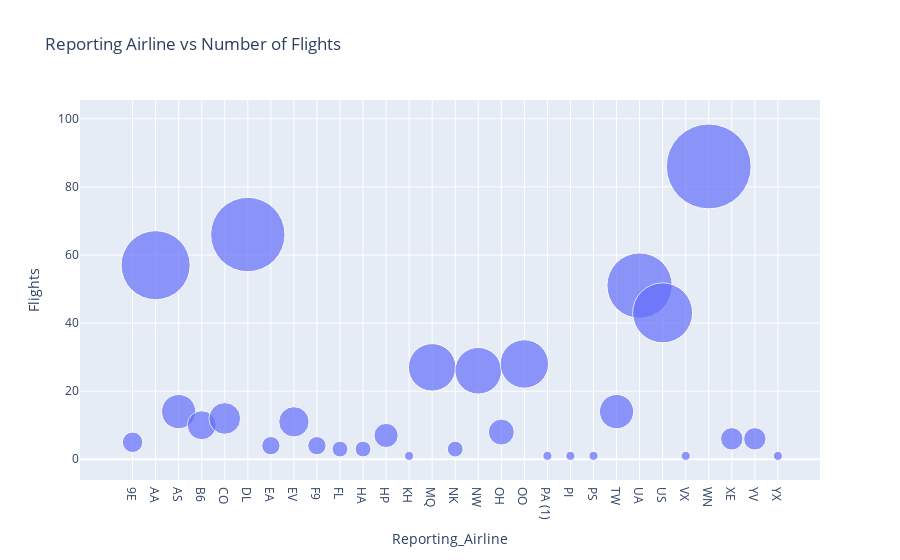

The notebook cell saved with this chart:
### Markdown cell above
**To do**

*   Create a bubble chart using the `bub_data` with x-axis being reporting airline and y-axis being flights.
*   Provide title to the chart
*   Update size of the bubble based on the number of flights. Use `size` parameter.
*   Update name of the hover tooltip to `reporting_airline` using `hover_name` parameter.

### Code cell
# Create bubble chart here
fig = px.scatter(bub_data, x="Reporting_Airline", y="Flights",size="Flights",
                hover_name="Reporting_Airline",title='Reporting Airline vs Number of Flights', size_max=60)
fig.show()

### Figure 1 — Plotly figure (JSON) as saved in the notebook; plotly's stock layout.template omitted (floating-point values rounded to 4 significant figures)
{"data": [{"hovertemplate": "<b>%{hovertext}</b><br><br>Reporting_Airline=%{x}<br>Flights=%{marker.size}<extra></extra>", "hovertext": ["9E", "AA", "AS", "B6", "CO", "DL", "EA", "EV", "F9", "FL", "HA", "HP", "KH", "MQ", "NK", "NW", "OH", "OO", "PA (1)", "PI", "PS", "TW", "UA", "US", "VX", "WN", "XE", "YV", "YX"], "legendgroup": "", "marker": {"color": "#636efa", "size": [5, 57, 14, 10, 12, 66, 4, 11, 4, 3, 3, 7, 1, 27, 3, 26, 8, 28, 1, 1, 1, 14, 51, 43, 1, 86, 6, 6, 1], "sizemode": "area", "sizeref": 0.02389, "symbol": "circle"}, "mode": "markers", "name": "", "orientation": "v", "showlegend": false, "type": "scatter", "x": ["9E", "AA", "AS", "B6", "CO", "DL", "EA", "EV", "F9", "FL", "HA", "HP", "KH", "MQ", "NK", "NW", "OH", "OO", "PA (1)", "PI", "PS", "TW", "UA", "US", "VX", "WN", "XE", "YV", "YX"], "xaxis": "x", "y": [5, 57, 14, 10, 12, 66, 4, 11, 4, 3, 3, 7, 1, 27, 3, 26, 8, 28, 1, 1, 1, 14, 51, 43, 1, 86, 6, 6, 1], "yaxis": "y"}], "layout": {"autosize": true, "legend": {"itemsizing": "constant", "tracegroupgap": 0}, "title": {"text": "Reporting Airline vs Number of Flights"}, "xaxis": {"anchor": "y", "autorange": true, "domain": [0, 1], "range": [-1.982, 29.76], "title": {"text": "Reporting_Airline"}, "type": "category"}, "yaxis": {"anchor": "x", "autorange": true, "domain": [0, 1], "range": [-7.36, 113.5], "title": {"text": "Flights"}, "type": "linear"}}}
